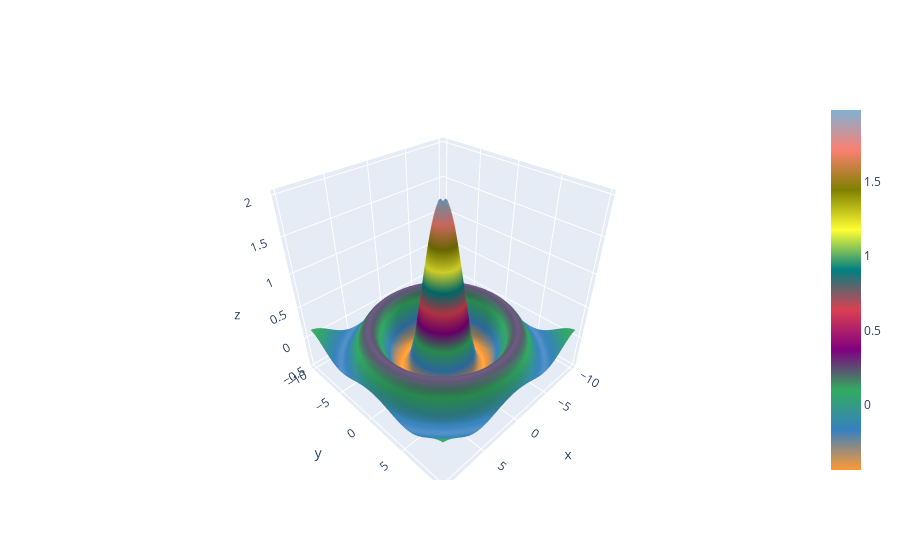

Notebook cell for this chart:
### Code cell
cf.datagen.sinwave(10, 0.25).iplot(kind = 'surface')

### Figure 1 — Plotly figure (JSON) as saved in the notebook; plotly's stock layout.template omitted (floating-point values rounded to 4 significant figures; data arrays with more than 128 entries replaced by an {"elided": "..."} marker saying what was removed)
{"data": [{"colorscale": [[0, "rgb(255, 153, 51)"], [0.1111, "rgb(55, 128, 191)"], [0.2222, "rgb(50, 171, 96)"], [0.3333, "rgb(128, 0, 128)"], [0.4444, "rgb(219, 64, 82)"], [0.5556, "rgb(0, 128, 128)"], [0.6667, "rgb(255, 255, 51)"], [0.7778, "rgb(128, 128, 0)"], [0.8889, "rgb(251, 128, 114)"], [1, "rgb(128, 177, 211)"]], "type": "surface", "x": [-10, -9.75, -9.5, -9.25, -9, -8.75, -8.5, -8.25, -8, -7.75, -7.5, -7.25, -7, -6.75, -6.5, -6.25, -6, -5.75, -5.5, -5.25, -5, -4.75, -4.5, -4.25, -4, -3.75, -3.5, -3.25, -3, -2.75, -2.5, -2.25, -2, -1.75, -1.5, -1.25, -1, -0.75, -0.5, -0.25, 0, 0.25, 0.5, 0.75, 1, 1.25, 1.5, 1.75, 2, 2.25, 2.5, 2.75, 3, 3.25, 3.5, 3.75, 4, 4.25, 4.5, 4.75, 5, 5.25, 5.5, 5.75, 6, 6.25, 6.5, 6.75, 7, 7.25, 7.5, 7.75, 8, 8.25, 8.5, 8.75, 9, 9.25, 9.5, 9.75], "y": [-10, -9.75, -9.5, -9.25, -9, -8.75, -8.5, -8.25, -8, -7.75, -7.5, -7.25, -7, -6.75, -6.5, -6.25, -6, -5.75, -5.5, -5.25, -5, -4.75, -4.5, -4.25, -4, -3.75, -3.5, -3.25, -3, -2.75, -2.5, -2.25, -2, -1.75, -1.5, -1.25, -1, -0.75, -0.5, -0.25, 0, 0.25, 0.5, 0.75, 1, 1.25, 1.5, 1.75, 2, 2.25, 2.5, 2.75, 3, 3.25, 3.5, 3.75, 4, 4.25, 4.5, 4.75, 5, 5.25, 5.5, 5.75, 6, 6.25, 6.5, 6.75, 7, 7.25, 7.5, 7.75, 8, 8.25, 8.5, 8.75, 9, 9.25, 9.5, 9.75], "z": {"elided": "80x80 float values"}}], "layout": {"legend": {"bgcolor": "#FFFFFF", "font": {"color": "#4D5663"}}, "paper_bgcolor": "#FFFFFF", "plot_bgcolor": "#FFFFFF", "title": {"font": {"color": "#4D5663"}}, "xaxis": {"gridcolor": "#E1E5ED", "showgrid": true, "tickfont": {"color": "#4D5663"}, "title": {"font": {"color": "#4D5663"}, "text": ""}, "zerolinecolor": "#E1E5ED"}, "yaxis": {"gridcolor": "#E1E5ED", "showgrid": true, "tickfont": {"color": "#4D5663"}, "title": {"font": {"color": "#4D5663"}, "text": ""}, "zerolinecolor": "#E1E5ED"}}}
